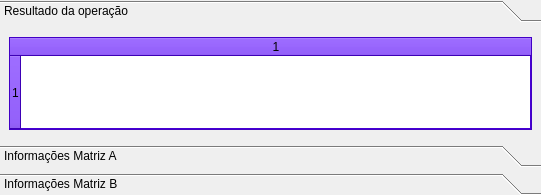
     <widget class="QToolBox" name="toolBoxResults">
      <property name="currentIndex">
       <number>0</number>
      </property>
      <widget class="QWidget" name="page_6">
       <property name="geometry">
        <rect>
         <x>0</x>
         <y>0</y>
         <width>532</width>
         <height>186</height>
        </rect>
       </property>
       <attribute name="label">
        <string>Resultado da operação</string>
       </attribute>
       <layout class="QHBoxLayout" name="horizontalLayout_3">
        <item>
         <widget class="QTableWidget" name="tableView_Result">
          <property name="palette">
           <palette>
            <active>
             <colorrole role="WindowText">
              <brush brushstyle="SolidPattern">
               <color alpha="255">
                <red>0</red>
                <green>0</green>
                <blue>0</blue>
               </color>
              </brush>
             </colorrole>
             <colorrole role="Button">
              <brush brushstyle="SolidPattern">
               <color alpha="255">
                <red>85</red>
                <green>0</green>
                <blue>255</blue>
               </color>
              </brush>
             </colorrole>
             <colorrole role="Light">
              <brush brushstyle="SolidPattern">
               <color alpha="255">
                <red>170</red>
                <green>127</green>
                <blue>255</blue>
               </color>
              </brush>
             </colorrole>
             <colorrole role="Midlight">
              <brush brushstyle="SolidPattern">
               <color alpha="255">
                <red>127</red>
                <green>63</green>
                <blue>255</blue>
               </color>
              </brush>
             </colorrole>
             <colorrole role="Dark">
              <brush brushstyle="SolidPattern">
               <color alpha="255">
                <red>42</red>
                <green>0</green>
                <blue>127</blue>
               </color>
              </brush>
             </colorrole>
             <colorrole role="Mid">
              <brush brushstyle="SolidPattern">
               <color alpha="255">
                <red>56</red>
                <green>0</green>
                <blue>170</blue>
               </color>
              </brush>
             </colorrole>
             <colorrole role="Text">
              <brush brushstyle="SolidPattern">
               <color alpha="255">
                <red>0</red>
                <green>0</green>
                <blue>0</blue>
               </color>
              </brush>
             </colorrole>
             <colorrole role="BrightText">
              <brush brushstyle="SolidPattern">
               <color alpha="255">
                <red>255</red>
                <green>255</green>
                <blue>255</blue>
               </color>
              </brush>
             </colorrole>
             <colorrole role="ButtonText">
              <brush brushstyle="SolidPattern">
               <color alpha="255">
                <red>0</red>
                <green>0</green>
                <blue>0</blue>
               </color>
              </brush>
             </colorrole>
             <colorrole role="Base">
              <brush brushstyle="SolidPattern">
               <color alpha="255">
                <red>255</red>
                <green>255</green>
                <blue>255</blue>
               </color>
              </brush>
             </colorrole>
             <colorrole role="Window">
              <brush brushstyle="SolidPattern">
               <color alpha="255">
                <red>85</red>
                <green>0</green>
                <blue>255</blue>
               </color>
              </brush>
             </colorrole>
             <colorrole role="Shadow">
              <brush brushstyle="SolidPattern">
               <color alpha="255">
                <red>0</red>
                <green>0</green>
                <blue>0</blue>
               </color>
              </brush>
             </colorrole>
             <colorrole role="AlternateBase">
              <brush brushstyle="SolidPattern">
               <color alpha="255">
                <red>170</red>
                <green>127</green>
                <blue>255</blue>
               </color>
              </brush>
             </colorrole>
             <colorrole role="ToolTipBase">
              <brush brushstyle="SolidPattern">
               <color alpha="255">
                <red>255</red>
                <green>255</green>
                <blue>220</blue>
               </color>
              </brush>
             </colorrole>
             <colorrole role="ToolTipText">
              <brush brushstyle="SolidPattern">
               <color alpha="255">
                <red>0</red>
                <green>0</green>
                <blue>0</blue>
               </color>
              </brush>
             </colorrole>
            </active>
            <inactive>
             <colorrole role="WindowText">
              <brush brushstyle="SolidPattern">
               <color alpha="255">
                <red>0</red>
                <green>0</green>
                <blue>0</blue>
               </color>
              </brush>
             </colorrole>
             <colorrole role="Button">
              <brush brushstyle="SolidPattern">
               <color alpha="255">
                <red>85</red>
                <green>0</green>
                <blue>255</blue>
               </color>
              </brush>
             </colorrole>
             <colorrole role="Light">
              <brush brushstyle="SolidPattern">
               <color alpha="255">
                <red>170</red>
                <green>127</green>
                <blue>255</blue>
               </color>
              </brush>
             </colorrole>
             <colorrole role="Midlight">
              <brush brushstyle="SolidPattern">
               <color alpha="255">
                <red>127</red>
                <green>63</green>
                <blue>255</blue>
               </color>
              </brush>
             </colorrole>
             <colorrole role="Dark">
              <brush brushstyle="SolidPattern">
               <color alpha="255">
                <red>42</red>
                <green>0</green>
                <blue>127</blue>
               </color>
              </brush>
             </colorrole>
             <colorrole role="Mid">
              <brush brushstyle="SolidPattern">
               <color alpha="255">
                <red>56</red>
                <green>0</green>
                <blue>170</blue>
               </color>
              </brush>
             </colorrole>
             <colorrole role="Text">
              <brush brushstyle="SolidPattern">
               <color alpha="255">
                <red>0</red>
                <green>0</green>
                <blue>0</blue>
               </color>
              </brush>
             </colorrole>
             <colorrole role="BrightText">
              <brush brushstyle="SolidPattern">
               <color alpha="255">
                <red>255</red>
                <green>255</green>
                <blue>255</blue>
               </color>
              </brush>
             </colorrole>
             <colorrole role="ButtonText">
              <brush brushstyle="SolidPattern">
               <color alpha="255">
                <red>0</red>
                <green>0</green>
                <blue>0</blue>
               </color>
              </brush>
             </colorrole>
             <colorrole role="Base">
              <brush brushstyle="SolidPattern">
               <color alpha="255">
                <red>255</red>
                <green>255</green>
                <blue>255</blue>
               </color>
              </brush>
             </colorrole>
             <colorrole role="Window">
              <brush brushstyle="SolidPattern">
               <color alpha="255">
                <red>85</red>
                <green>0</green>
                <blue>255</blue>
               </color>
              </brush>
             </colorrole>
             <colorrole role="Shadow">
              <brush brushstyle="SolidPattern">
               <color alpha="255">
                <red>0</red>
                <green>0</green>
                <blue>0</blue>
               </color>
              </brush>
             </colorrole>
             <colorrole role="AlternateBase">
              <brush brushstyle="SolidPattern">
               <color alpha="255">
                <red>170</red>
                <green>127</green>
                <blue>255</blue>
               </color>
              </brush>
             </colorrole>
             <colorrole role="ToolTipBase">
              <brush brushstyle="SolidPattern">
               <color alpha="255">
                <red>255</red>
                <green>255</green>
                <blue>220</blue>
               </color>
              </brush>
             </colorrole>
             <colorrole role="ToolTipText">
              <brush brushstyle="SolidPattern">
               <color alpha="255">
                <red>0</red>
                <green>0</green>
                <blue>0</blue>
               </color>
              </brush>
             </colorrole>
            </inactive>
            <disabled>
             <colorrole role="WindowText">
              <brush brushstyle="SolidPattern">
               <color alpha="255">
                <red>42</red>
                <green>0</green>
                <blue>127</blue>
               </color>
              </brush>
             </colorrole>
             <colorrole role="Button">
              <brush brushstyle="SolidPattern">
               <color alpha="255">
                <red>85</red>
                <green>0</green>
                <blue>255</blue>
               </color>
              </brush>
             </colorrole>
             <colorrole role="Light">
              <brush brushstyle="SolidPattern">
               <color alpha="255">
                <red>170</red>
                <green>127</green>
                <blue>255</blue>
               </color>
              </brush>
             </colorrole>
             <colorrole role="Midlight">
              <brush brushstyle="SolidPattern">
               <color alpha="255">
                <red>127</red>
                <green>63</green>
                <blue>255</blue>
               </color>
              </brush>
             </colorrole>
             <colorrole role="Dark">
              <brush brushstyle="SolidPattern">
               <color alpha="255">
                <red>42</red>
                <green>0</green>
                <blue>127</blue>
               </color>
              </brush>
             </colorrole>
             <colorrole role="Mid">
              <brush brushstyle="SolidPattern">
               <color alpha="255">
                <red>56</red>
                <green>0</green>
                <blue>170</blue>
               </color>
              </brush>
             </colorrole>
             <colorrole role="Text">
              <brush brushstyle="SolidPattern">
               <color alpha="255">
                <red>42</red>
                <green>0</green>
                <blue>127</blue>
               </color>
              </brush>
             </colorrole>
             <colorrole role="BrightText">
              <brush brushstyle="SolidPattern">
               <color alpha="255">
                <red>255</red>
                <green>255</green>
                <blue>255</blue>
               </color>
              </brush>
             </colorrole>
             <colorrole role="ButtonText">
              <brush brushstyle="SolidPattern">
               <color alpha="255">
                <red>42</red>
                <green>0</green>
                <blue>127</blue>
               </color>
              </brush>
             </colorrole>
             <colorrole role="Base">
              <brush brushstyle="SolidPattern">
               <color alpha="255">
                <red>85</red>
                <green>0</green>
                <blue>255</blue>
               </color>
              </brush>
             </colorrole>
             <colorrole role="Window">
              <brush brushstyle="SolidPattern">
               <color alpha="255">
                <red>85</red>
                <green>0</green>
                <blue>255</blue>
               </color>
              </brush>
             </colorrole>
             <colorrole role="Shadow">
              <brush brushstyle="SolidPattern">
               <color alpha="255">
                <red>0</red>
                <green>0</green>
                <blue>0</blue>
               </color>
              </brush>
             </colorrole>
             <colorrole role="AlternateBase">
              <brush brushstyle="SolidPattern">
               <color alpha="255">
                <red>85</red>
                <green>0</green>
                <blue>255</blue>
               </color>
              </brush>
             </colorrole>
             <colorrole role="ToolTipBase">
              <brush brushstyle="SolidPattern">
               <color alpha="255">
                <red>255</red>
                <green>255</green>
                <blue>220</blue>
               </color>
              </brush>
             </colorrole>
             <colorrole role="ToolTipText">
              <brush brushstyle="SolidPattern">
               <color alpha="255">
                <red>0</red>
                <green>0</green>
                <blue>0</blue>
               </color>
              </brush>
             </colorrole>
            </disabled>
           </palette>
          </property>
          <property name="layoutDirection">
           <enum>Qt::LeftToRight</enum>
          </property>
          <property name="rowCount">
           <number>1</number>
          </property>
          <property name="columnCount">
           <number>1</number>
          </property>
          <attribute name="horizontalHeaderVisible">
           <bool>true</bool>
          </attribute>
          <attribute name="horizontalHeaderCascadingSectionResizes">
           <bool>false</bool>
          </attribute>
          <attribute name="horizontalHeaderShowSortIndicator" stdset="0">
           <bool>false</bool>
          </attribute>
          <attribute name="horizontalHeaderStretchLastSection">
           <bool>true</bool>
          </attribute>
          <attribute name="verticalHeaderCascadingSectionResizes">
           <bool>true</bool>
          </attribute>
          <attribute name="verticalHeaderShowSortIndicator" stdset="0">
           <bool>false</bool>
          </attribute>
          <attribute name="verticalHeaderStretchLastSection">
           <bool>true</bool>
          </attribute>
          <row/>
          <column/>
         </widget>
        </item>
       </layout>
      </widget>
      <widget class="QWidget" name="page_5">
       <property name="geometry">
        <rect>
         <x>0</x>
         <y>0</y>
         <width>532</width>
         <height>186</height>
        </rect>
       </property>
       <attribute name="label">
        <string>Informações Matriz A</string>
       </attribute>
       <layout class="QHBoxLayout" name="horizontalLayout_4">
        <item>
         <widget class="QTextBrowser" name="textBrowserMatA">
          <property name="styleSheet">
           <string notr="true">background-color: rgb(236, 232, 228);</string>
          </property>
         </widget>
        </item>
       </layout>
      </widget>
      <widget class="QWidget" name="page_9">
       <property name="geometry">
        <rect>
         <x>0</x>
         <y>0</y>
         <width>532</width>
         <height>186</height>
        </rect>
       </property>
       <attribute name="label">
        <string>Informações Matriz B</string>
       </attribute>
       <layout class="QHBoxLayout" name="horizontalLayout_5">
        <item>
         <widget class="QTextBrowser" name="textBrowserMatB">
          <property name="styleSheet">
           <string notr="true">background-color: rgb(236, 232, 228);</string>
          </property>
         </widget>
        </item>
       </layout>
      </widget>
     </widget>
